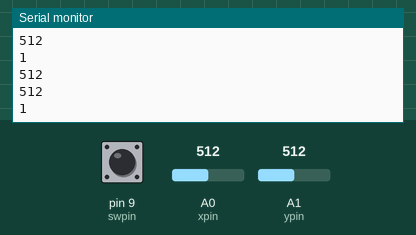
Recording of a sketch running on a simulated Arduino Uno, built with avr-gcc and run on an emulated ATmega328P. Parts: the last lines printed to the serial monitor. Inputs (shaded band) come from the test bench; at power-on: A0 (xpin) = 512, A1 (ypin) = 512, pin 9 (swpin) HIGH.

Above: at 3.8 s.
3.9 s: A0 (xpin) set to 716
At 7.1 s:
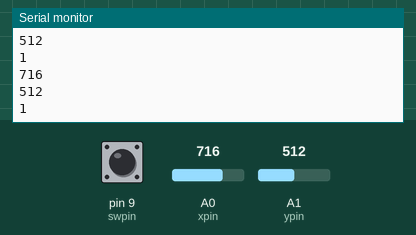
7.8 s: A1 (ypin) set to 306
At 9.5 s:
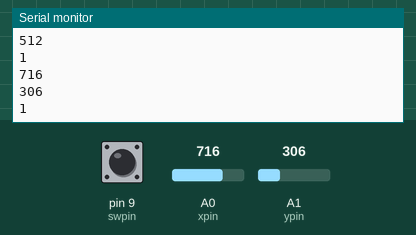
11.7 s: pin 9 (swpin) pulled LOW for 3 s
At 12.9 s:
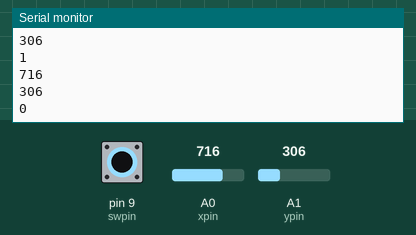
16.2 s: A0 (xpin) set to 900
At 18.7 s:
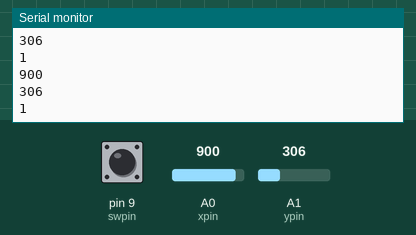
20.1 s: A1 (ypin) set to 122
At 22.3 s:
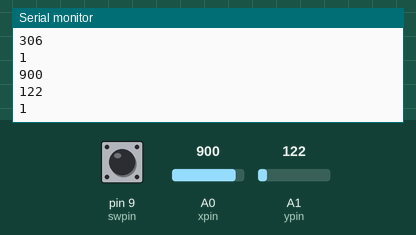
Timing chart, 0 to 23.8 s (numbered marks = the images above; inputs shaded):
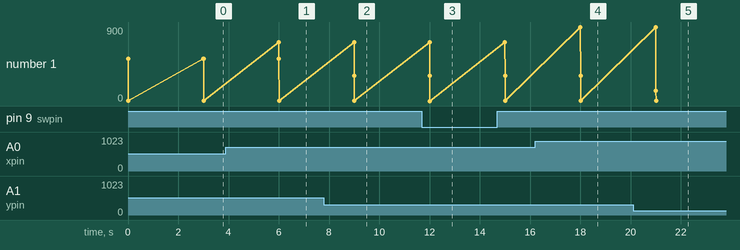

The sketch:

joystick.ino
```cpp
int xpin=A0,ypin=A1,swpin=9;
int xpos,ypos,swpos;

void setup() {
  // put your setup code here, to run once:
  Serial.begin(9600);
  pinMode(A0,INPUT);
  pinMode(A1,INPUT);
  pinMode(9,INPUT);
}

void loop() {
  // put your main code here, to run repeatedly:
  xpos=analogRead(xpin);
  ypos=analogRead(ypin);
  swpos=digitalRead(swpin);
  Serial.println(xpos);
  Serial.println(ypos);
  Serial.println(swpos);
  delay(3000);
}
```

Measured:
- after the input at 3.9 s, the serial monitor: prints a new line after 2.1 s (image 1)
- after the input at 7.8 s, the serial monitor: prints a new line after 1.2 s (image 2)
- after the input at 11.7 s, the serial monitor: prints a new line after 0.31 s (image 3)
- after the input at 16.2 s, the serial monitor: prints a new line after 1.8 s (image 4)
- after the input at 20.1 s, the serial monitor: prints a new line after 0.91 s (image 5)
